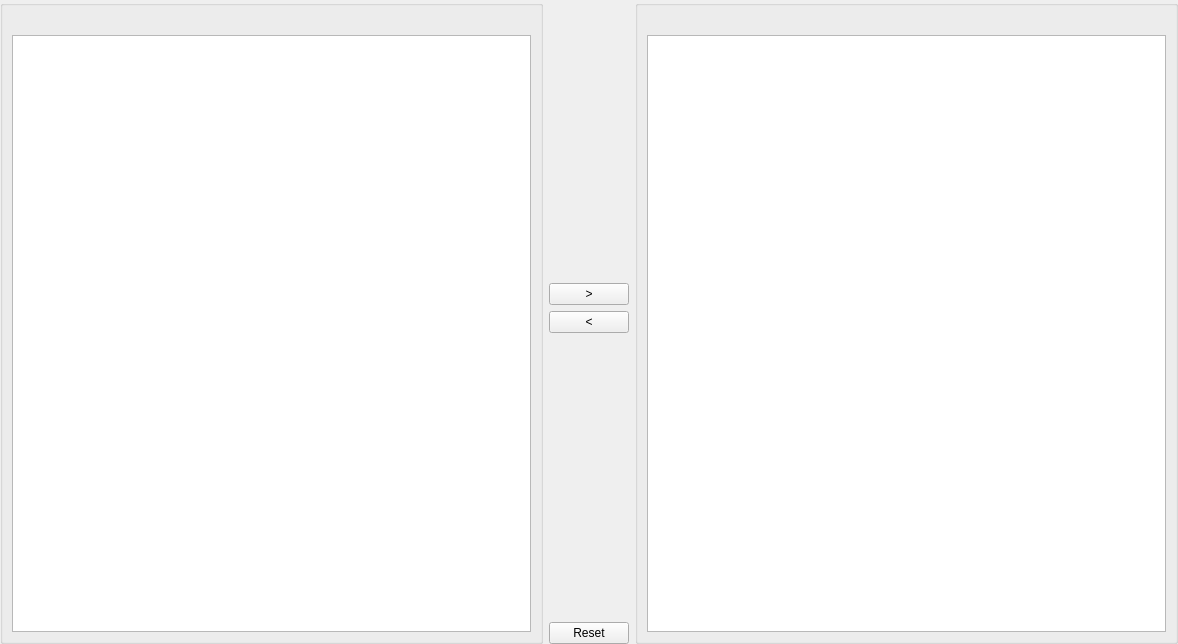
<?xml version="1.0" encoding="UTF-8"?>
<ui version="4.0">
 <class>AddRemoveEntitiesForm</class>
 <widget class="QWidget" name="AddRemoveEntitiesForm">
  <property name="geometry">
   <rect>
    <x>0</x>
    <y>0</y>
    <width>1178</width>
    <height>644</height>
   </rect>
  </property>
  <property name="windowTitle">
   <string/>
  </property>
  <layout class="QHBoxLayout" name="horizontalLayout">
   <property name="leftMargin">
    <number>0</number>
   </property>
   <property name="topMargin">
    <number>0</number>
   </property>
   <property name="rightMargin">
    <number>0</number>
   </property>
   <property name="bottomMargin">
    <number>0</number>
   </property>
   <item>
    <widget class="QGroupBox" name="sourceGroupBox">
     <property name="title">
      <string/>
     </property>
     <layout class="QVBoxLayout" name="verticalLayout_2">
      <item>
       <widget class="QLabel" name="sourceTotalLabel">
        <property name="text">
         <string notr="true"/>
        </property>
        <property name="alignment">
         <set>Qt::AlignRight|Qt::AlignTrailing|Qt::AlignVCenter</set>
        </property>
       </widget>
      </item>
      <item>
       <widget class="QTableView" name="sourceTableView">
        <property name="alternatingRowColors">
         <bool>true</bool>
        </property>
        <property name="selectionMode">
         <enum>QAbstractItemView::MultiSelection</enum>
        </property>
        <property name="selectionBehavior">
         <enum>QAbstractItemView::SelectRows</enum>
        </property>
        <property name="sortingEnabled">
         <bool>true</bool>
        </property>
        <attribute name="horizontalHeaderCascadingSectionResizes">
         <bool>true</bool>
        </attribute>
       </widget>
      </item>
     </layout>
    </widget>
   </item>
   <item>
    <layout class="QVBoxLayout" name="verticalLayout">
     <item>
      <spacer name="verticalSpacer_2">
       <property name="orientation">
        <enum>Qt::Vertical</enum>
       </property>
       <property name="sizeHint" stdset="0">
        <size>
         <width>20</width>
         <height>40</height>
        </size>
       </property>
      </spacer>
     </item>
     <item>
      <widget class="QPushButton" name="addButton">
       <property name="text">
        <string>&gt;</string>
       </property>
      </widget>
     </item>
     <item>
      <widget class="QPushButton" name="removeButton">
       <property name="text">
        <string>&lt;</string>
       </property>
      </widget>
     </item>
     <item>
      <spacer name="verticalSpacer">
       <property name="orientation">
        <enum>Qt::Vertical</enum>
       </property>
       <property name="sizeHint" stdset="0">
        <size>
         <width>20</width>
         <height>40</height>
        </size>
       </property>
      </spacer>
     </item>
     <item>
      <widget class="QPushButton" name="resetButton">
       <property name="text">
        <string>Reset</string>
       </property>
      </widget>
     </item>
    </layout>
   </item>
   <item>
    <widget class="QGroupBox" name="destinationGroupBox">
     <property name="title">
      <string/>
     </property>
     <layout class="QVBoxLayout" name="verticalLayout_3">
      <item>
       <widget class="QLabel" name="destinationTotalLabel">
        <property name="text">
         <string notr="true"/>
        </property>
        <property name="alignment">
         <set>Qt::AlignRight|Qt::AlignTrailing|Qt::AlignVCenter</set>
        </property>
       </widget>
      </item>
      <item>
       <widget class="QTableView" name="destinationTableView">
        <property name="alternatingRowColors">
         <bool>true</bool>
        </property>
        <property name="selectionMode">
         <enum>QAbstractItemView::MultiSelection</enum>
        </property>
        <property name="selectionBehavior">
         <enum>QAbstractItemView::SelectRows</enum>
        </property>
        <property name="sortingEnabled">
         <bool>true</bool>
        </property>
        <attribute name="horizontalHeaderCascadingSectionResizes">
         <bool>true</bool>
        </attribute>
       </widget>
      </item>
     </layout>
    </widget>
   </item>
  </layout>
 </widget>
 <resources/>
 <connections/>
</ui>
